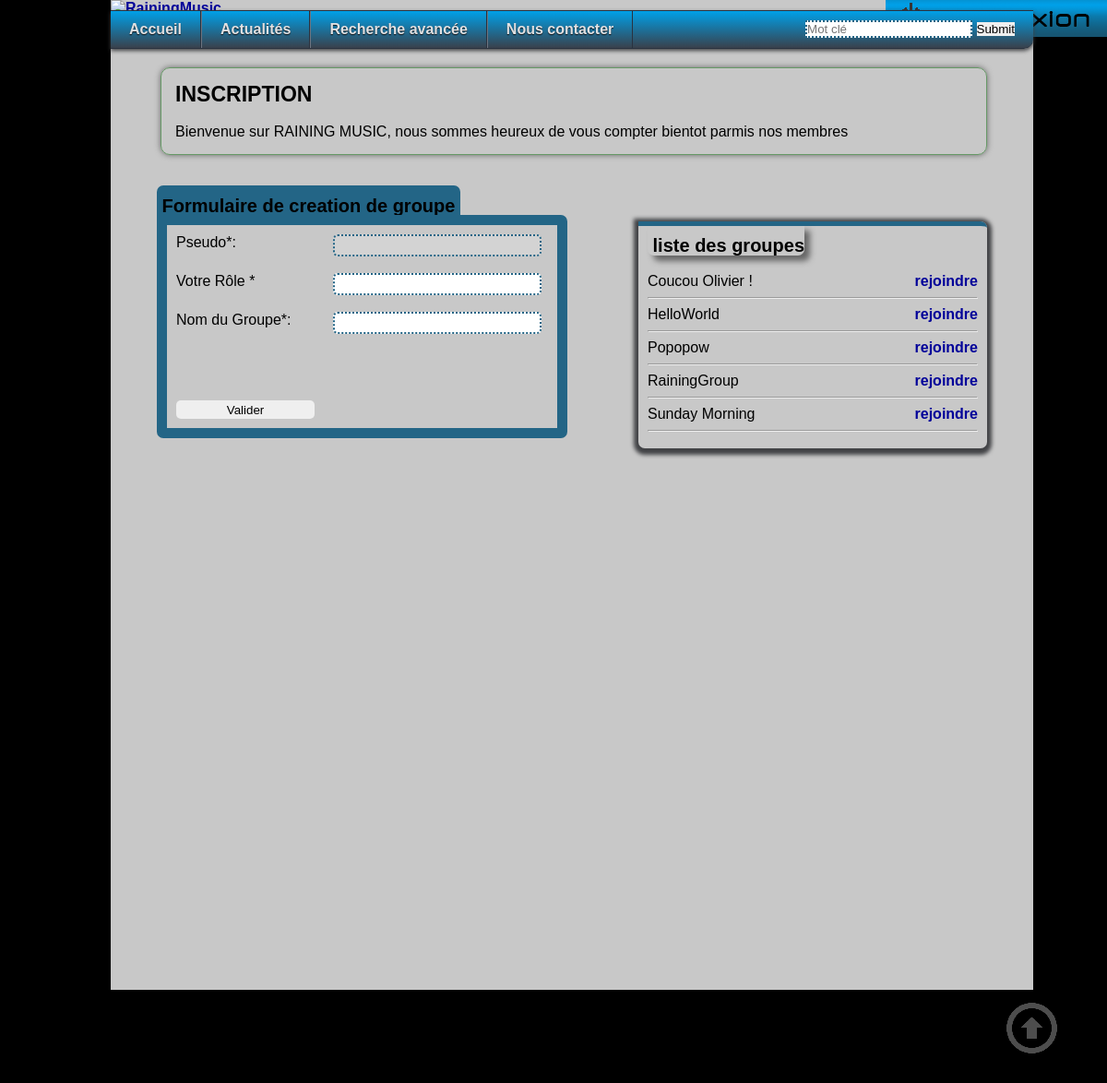
The app's page /template/creerRejoindreGroupe.php, older data.
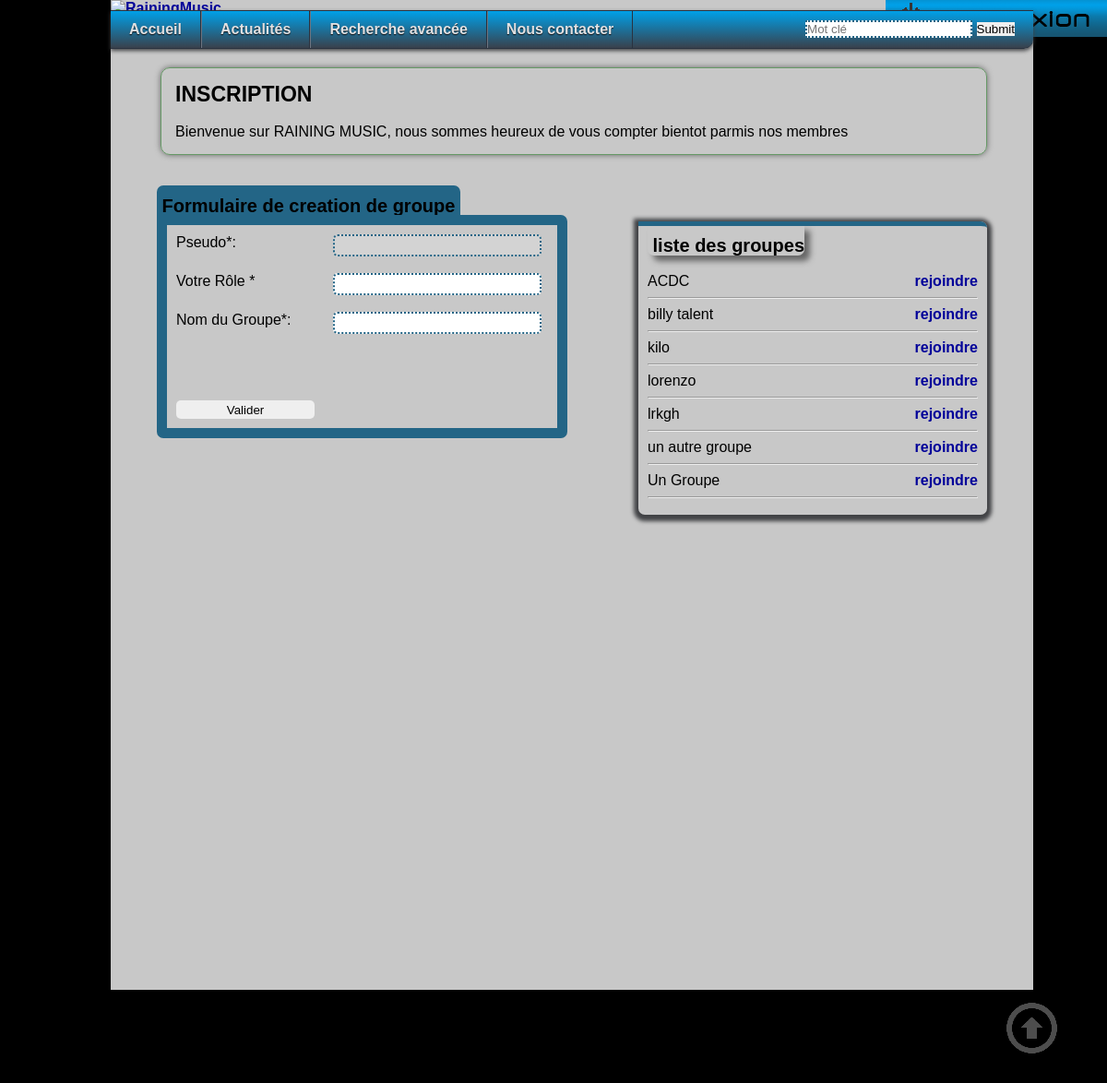
The same page, newer data.
### tables this page shows
CREATE TABLE IF NOT EXISTS `groupe` (
  `Id` int(11) NOT NULL AUTO_INCREMENT,
  `Nom` varchar(50) NOT NULL,
  `Popularite` int(11) DEFAULT NULL,
  PRIMARY KEY (`Id`),
  UNIQUE KEY `Nom_3` (`Nom`),
  KEY `Nom` (`Nom`),
  KEY `Nom_2` (`Nom`)
);

### model/group.php (called while the page is built, shortened)
<?php
class Group implements serializable{
	function __construct($nom)
	{
		$this->nom = $nom;
	}
	public static function getgroup()
	{
		$connexion = connect();
		$requete = $connexion->prepare("SELECT Nom FROM groupe ORDER BY Nom ASC");
		if($requete->execute())
		{
			$listeGroupe = array();
			while($lignes=$requete->fetch(PDO::FETCH_OBJ))
			{
				$groupe = new Group($lignes->Nom);
				$listeGroupe[] = $groupe;
			}
		}
		return $listeGroupe;
	}
}
?>

### template/creerRejoindreGroupe.php (the view, shortened to what this page needs)
<?php
include("./../layout/basic_header.php");
include("./../model/group.php");
$liste = Group::getgroup();
?>
<div class="conteneur" style="margin-left:5%; width:90%; min-width:800px; height:100%; background-color:#c8c8c8; ">
    <p class="text"><big><big><strong>INSCRIPTION</strong></big></big><br /><br />Bienvenue sur RAINING MUSIC, nous sommes heureux de vous compter bientot parmis nos membres </p>	<div class="main">
    	<br /> <br />
 <div class="right" style="min-height: 400px; padding-left:10px; padding-top:20px; " >
 <div style="text-align:justify; border-top:#236586 thick solid; border-radius: 0px 7px 7px 7px;	box-shadow: 0 2px 4px 5px #424346;  padding:10px;">
  	 <span style="font-weight:bold;border-radius: 0px 0px 7px 7px; box-shadow: #666 6px 6px 6px 0px; padding-top:11px; font-family:Arial, Helvetica, sans-serif;
    		font-size:20px;" >&nbsp;liste des groupes </span><br/><br/>
    		<?php
    		$i=0;
    		while(isset($liste[$i]))
    		{
    			echo $liste[$i]->nom;
    			echo"<a href=\"./../index.php?action='rejoindre_groupe'&groupe=".$liste[$i]->nom."\"style=\"float:right;\">rejoindre</a>";
    			echo"<hr />";
    			$i++;
			}
    		?>
  	 </div>
    	</div>
   	  <div class="left" style="width: 56% ;min-height: 400px; min-width: 56%">
   	  <span style=" background-color:#236586;font-weight:bold;border-radius: 7px 7px 0px 0px; padding-top:11px; font-family:Arial, Helvetica, sans-serif; font-size:20px; position:relative;top:-8px; " >&nbsp;Formulaire de creation de groupe&nbsp;</span>
     <br/>
    <article id="formulaireContact" style="border:11px solid #236586;margin-top:15px; border-radius: 0px 7px 7px 7px; position:relative; bottom:25px; padding:10px; width=100%">
     <form action="../index.php?action='creerGroupe'" method="post">
            <fieldset>
            <label for="pseudo" >Pseudo*:</label>
   			<input type="text" disabled="disabled" name="pseudo" value="<?php echo $user->login?>" required/><br/><br/>
            <label for="role">Votre Rôle *</label>
		    <input type="text" name="role" required><br/><br/>
		    <label for="nomGroupe">Nom du Groupe*:</label>
		    <input type="text" name="nomGroupe" required/><br/><br/>
		    <input type="hidden"  name="pseudo" value="<?php echo $user->login?>" required/><br/>
			<br /> <br />
            <input id="sendButton" type="submit" value="Valider"/>
            </fieldset>
        </form>
    </article>
   	 </div>
</div>
<?php
include("./../layout/basic_footer.php");
?>

### layout/basic_header.php (shortened to what this page needs)
<!DOCTYPE html >
<html lang="fr">
<head>
<link rel="stylesheet" type="text/css" href="../CSS/style.css"/>
</head>
<body>
<a href="#hautpage"><div id="btntop"></div></a>
<div class="social" >
<ul>
<li><a target=blank class="twitterbutton" href="http://twitter.com">Twitter</a></li>
<li><a target=blank class="facebookbutton" href="http://www.facebook.com/rainingmusic.isepgroup">Facebook</a></li>
</ul>
</div>
<div class="conteneur">
<header class="banniere">
		<a href="../index.php"><img src="../pictures/NewBanner04.bmp" alt="RainingMusic" title="RainingMusic" height="100%" width="100%" style="max-height:300px;" /></a>
        <div style="position:absolute;top:0px;margin-left:70%;">
            <div id="loginFormContainer">
<?php
include("./../layout/connectForm.php");
include("./../layout/menu.php");?>

### layout/connectForm.php (shortened to what this page needs)
  <div style="position:absolute;top:0px;margin-left:70%;">
 <div id="loginFormContainer">
<?php
if(!isset($_SESSION['user']))
{
	?>
                <div id="loginLink"></div><?php }?>
            </div>
</header>

### layout/menu.php (shortened to what this page needs)
<nav id="menu" >
<ul>
<li><a  class="menu" href="./../template/accueil.php" title="Accueil">Accueil</a></li>
<li><a  class="menu" href="#" title="Actualites">Actualités</a>
</li>
<li><a class="menu" href="./../template/RechercheAvancee.php" title="Recherche avancee">Recherche avancée</a></li>
<li><a  class="menu" href="./../template/ContactPage.php" title="Nous contacter">Nous contacter</a></li>
<li class="search">
<form  class="search" method="post">
<input class="search_data" name="saisie" type="search" placeholder="Mot clé" required />
<input class="btn-right-loupe" name="go" type="submit" />
</form></li>
	 </ul>
</nav>

### layout/basic_footer.php (shortened to what this page needs)
</body>
</html>

### CSS/style.css (style rules this page uses)
[required] { border: 2px dotted #236586; }
#menu { z-index : 1000; }
body { margin:0px; padding:0px; background-color:#000; font-family:Arial, Helvetica, sans-serif; font-size:medium; }
a { font-size:medium; font-weight:bold; color:#009; text-decoration:none; }
div.conteneur { width:100%; margin-left:10%; width:80%;min-width:1000px;max-width:1300px;min-height:1000px; background-color:#c8c8c8; }
div.right { width:42%; float:right; text-decoration:none; min-height:675px; }
div.left { width:42%; text-decoration:none; min-height:675px; float:left; }
div.main { height:100%; margin-left:0%; }
.text { border-color:#000; border-width:2px; border-style:solid; margin-left:4px; overflow:hidden; border: 1px solid #696; padding: 60px 0; text-align: left; padding:15px; border-radius: 10px; box-shadow: #666 0px 0px 6px; }
#loginLink { height:40px; width:250px; background-image:url('./../pictures/connexion.png'); display:block; cursor:pointer; }
body, div, h1, form, fieldset, input, textarea { margin: 0; padding: 0; border: 0; outline: none;z-index: 999; }
html { height: 100%; }
nav { display:block; margin:0 auto 20px; position:relative; border:none; }
nav ul, #loginFormLogIn ul li { border-radius: 0px 0px 10px 0px; width:100%; height:40px; border:none; padding:0; margin:-7px 0 0 0; border-top:1px solid #2a323f; border-bottom:1px solid #2a323f; background:#00a0e8; background: -moz-linear-gradient(top, #00a0e8 0%, #39414c 100%); background: -webkit-gradient(linear, left top, left bottom, color-stop(0%,#00a0e8), color-stop(100%,#39414c)); box-shadow: 0 2px 4px #424346; -moz-box-shadow: 0 2px 4px #424346; -webkit-box-shadow: 0 2px 4px #424346; }
nav li, #loginFormLogIn li { border:none; position:relative; float:left; }
nav ul:before { content: ''; width: 100%; position: absolute; }
nav ul:after { border:none; content:"."; display:block; height:0; clear:both; visibility:hidden; }
nav ul li { border:none; list-style:none; float:left; padding:0; margin:0; position:relative; }
nav ul li.search:last-child { border:none; list-style:none; float:right; padding-right:10px; margin-top:-3px; position:relative; }
nav ul li form.search:last-child { padding-right:10px; margin-top: 13px; }
nav ul li a { border:none; float:left; padding:0 20px 0 20px; margin:0; height:40px; line-height:40px; color:#e0e1e3; font-weight:bold; text-decoration:none; text-shadow:0px 1px 1px #101215; -webkit-transition: color 0.3s ease-in; -moz-transition: color 0.3s ease-in; -o-transition: color 0.3s ease-in; border-right:1px solid #2a323f; border-left: 1px solid #6d7581; }
nav li a { border:none; display:block; }
nav ul li:first-child a { border-left:none; }
#formulaireContact { width:80%; float: left; clear: left; margin: 0 0 0 0; }
div.left article form fieldset input { width:55%; max-width:55%; height: 20px; border: 1px solid #b6b7b9; border-radius: 5px; }
label { display: block; float: left; width: 170px; }
#sendButton { width:150px }
#btntop { background-image:url(./../pictures/btnWhite03.png); width:64px; height:64px; position: fixed; right:50px; bottom:35px; opacity:0.3; }
.social { width: 293px; margin: 0 auto; padding:0; height: 52px; margin-top: 20px; position:fixed;top:0px;margin-right:70%; -webkit-font-smoothing: subpixel-antialiased; }
a.twitterbutton { background: url("https://korben.info/wp-content/themes/korben2013/hab/social-twitter-btn.png"); width: 59px; height: 53px; display: block; font-size: 0px; margin-left: -1px; opacity:0.5; }
a.facebookbutton { background: url("https://korben.info/wp-content/themes/korben2013/hab/social-facebook-btn.png") ; width: 59px; height: 53px; display: block; font-size: 0px; margin-left: -1px; opacity:0.5; }

Row changes from the older to the newer data that the page shows:
removed groupe: Nom "HelloWorld"
removed groupe: Nom "Popopow"
removed groupe: Nom "RainingGroup"
removed groupe: Nom "Sunday Morning"
added groupe: Nom "ACDC"
added groupe: Nom "billy talent"
added groupe: Nom "kilo"
added groupe: Nom "lorenzo"
changed groupe: Nom "Coucou Olivier !" → "lrkgh"
added groupe: Nom "un autre groupe"
added groupe: Nom "Un Groupe"
